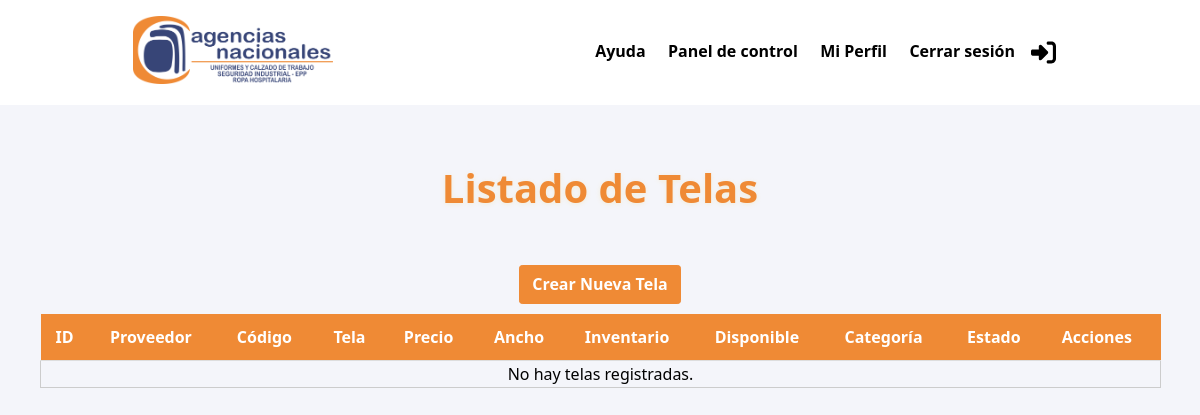
The app's page /telas/inventario/ (signed in), older data.
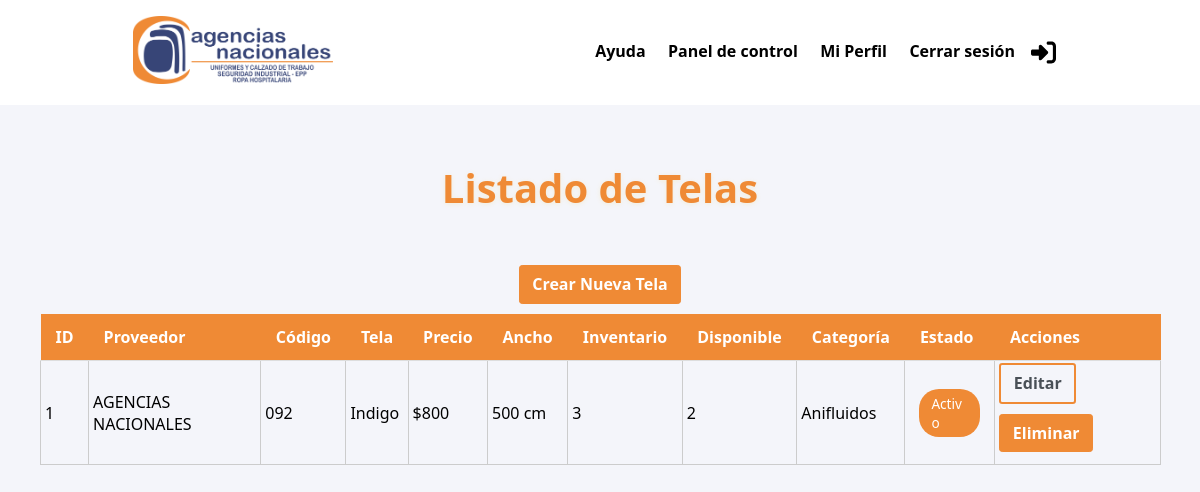
The same page, newer data.
### apps/telas/models.py (models this page shows, shortened)
class Tela(models.Model):
    ID = models.AutoField(primary_key=True)
    Proveedor = models.ForeignKey(Proveedor,on_delete=models.CASCADE, related_name='telas')
    Codigo = models.CharField(max_length=100)
    Tela = models.CharField(max_length=255)
    Precio = models.DecimalField(max_digits=10, decimal_places=0)
    FechaEdicion = models.DateTimeField(auto_now=True)
    Ancho = models.DecimalField(max_digits=10, decimal_places=0)
    Inventario = models.DecimalField(max_digits=10, decimal_places=0)
    Disponible = models.DecimalField(max_digits=10, decimal_places=0)
    Estado = models.BooleanField(default=True)
    Categoria = models.CharField(max_length=100, choices=CATEGORIA_TELAS)

### apps/proveedor/models.py (models this page shows, shortened)
class Proveedor(models.Model):
    ID = models.AutoField(primary_key=True)
    Nit = models.CharField(max_length=100)
    Nombre = models.CharField(max_length=255)
    Telefono = models.CharField(max_length=20)
    Direccion = models.CharField(max_length=255)
    Ciudad = models.CharField(max_length=100)
    Contacto = models.CharField(max_length=100)
    Correo = models.EmailField(max_length=100)
    Movil = models.CharField(max_length=20)
    Plazo = models.PositiveIntegerField()
    Descuento = models.CharField(max_length=100, blank=True, null=True)
    Contado = models.CharField(max_length=20, choices=OPCIONES_CONTADO, default='desconocido')
    Categorias = models.TextField(blank=True)
    Textilera = models.BooleanField(default=False)

### apps/telas/views.py (the view)
# urls.py: path('telas/inventario/', TelaListView.as_view(), name='listar_telas'),
class TelaListView(LoginRequiredMixin, ListView):
    model = Tela
    template_name = 'telas/telas_listar.html'
    context_object_name = 'telas'
    login_url = "login"

### templates/telas/telas_listar.html (shortened to what this page needs)
{% extends 'main/index.html' %}
{% load static %}
{% block styles %}
{{ block.super }}
{% endblock %}
{% block content %}
<div class="space">
  <h2>Listado de Telas</h2>
  <a href="{% url 'telas_crear' %}" class="btn btn-primary m-10">Crear Nueva Tela</a>
 <div class="center">
    <table id="tablaTelas" class="table table-bordered text-light w-100">
        <thead class="table-dark text-center">
            <tr>
                <th>ID</th>
                <th>Proveedor</th>
                <th>Código</th>
                <th>Tela</th>
                <th>Precio</th>
                <th>Ancho</th>
                <th>Inventario</th>
                <th>Disponible</th>
                <th>Categoría</th>
                <th>Estado</th>
                <th>Acciones</th>
            </tr>
        </thead>
        <tbody>
            {% for tela in telas %}
            <tr>
                <td data-label="ID:">{{ tela.ID }}</td>
                <td data-label="Proveedor:">{{ tela.Proveedor.Nombre }}</td>
                <td data-label="Código:">{{ tela.Codigo }}</td>
                <td data-label="Tela:">{{ tela.Tela }}</td>
                <td data-label="Precio:">${{ tela.Precio }}</td>
                <td data-label="Ancho:">{{ tela.Ancho }} cm</td>
                <td data-label="Inventario:">{{ tela.Inventario }}</td>
                <td data-label="Disponible:">{{ tela.Disponible }}</td>
                <td data-label="Categoría:">{{ tela.Categoria }}</td>
                <td data-label="Estado:">
                    {% if tela.Estado %}
                        <span class="badge bg-success">Activo</span>
                    {% else %}
                        <span class="badge bg-danger">Inactivo</span>
                    {% endif %}
                </td>
                <td>
                    <a href="{% url 'telas_editar' tela.ID %}">
                        <button class="btn btn-download">Editar</button>
                    </a>
                    <button class="btn btn-primary"
                        onclick="abrir_modal('{% url 'telas_eliminar' tela.ID %}')">
                        Eliminar
                    </button>
                </td>
            </tr>
            {% empty %}
            <tr>
                <td colspan="11" class="text-center">No hay telas registradas.</td>
            </tr>
            {% endfor %}
        </tbody>
    </table>
</div>
</div>
{% endblock %}

### templates/main/index.html (shortened to what this page needs)
{% load static %}
<!DOCTYPE html>
<html lang="en">
<head>
    {% block styles %}
    <link rel="stylesheet" href="{% static 'css/styles.css' %}">
    {% endblock %}
</head>
<body data-spy="scroll" data-target=".navbar" data-offset="40" id="home">
    {% load static %}
    {% block navbar %}
    <nav id="scrollspy" class="navbar page-navbar navbar-light navbar-expand-md fixed-top" data-spy="affix"
         data-offset-top="20">
        <div class="container ">
            <a href="{% url 'home' %}"><img src="{% static 'imgs/AgenciasNacionales.webp' %}" class="logo_agencias" alt="Logo Agencias Nacionales"></a>
            <div class="collapse navbar-collapse" id="navbarSupportedContent">
                <ul class="navbar-nav ml-auto">
                    {% if user.is_authenticated %}
                       <li class="nav-item">
                            <a class="nav-link" href="#">Ayuda</a>
                        </li>
                        <li class="nav-item">
                            <a class="nav-link" href="#">Panel de control</a>
                        </li>
                        <li class="nav-item">
                            <a class="nav-link" href="{% url 'lista_usuarios' %}">Mi Perfil</a>
                        </li>
                        <li class="nav-close">
                            <a class="nav-link" href="{% url 'logout' %}">Cerrar sesión
                            <img src="{% static 'imgs/right-to-bracket-solid.svg' %}" class="close" alt="exit_icon"></a>
                        </li>
                    {% endif %}
                </ul>
            </div>
        </div>
    </nav>
    {% endblock %}
    {% block content %}{% endblock %}
</body>
</html>

Row changes from the older to the newer data that the page shows:
added Tela: ID "1", Proveedor.Nombre "AGENCIAS NACIONALES", Codigo "092", Tela "Indigo", Precio "800", Ancho "500", Inventario "3", Disponible "2", Categoria "Anifluidos", Estado "Activo"
Text that changed along with them:
text no longer shown: "No hay telas registradas."
